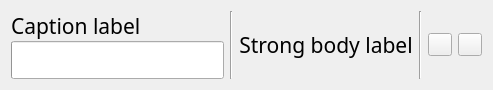
<?xml version="1.0" encoding="UTF-8"?>
<ui version="4.0">
 <class>SingleTaskWidget</class>
 <widget class="QWidget" name="SingleTaskWidget">
  <property name="geometry">
   <rect>
    <x>0</x>
    <y>0</y>
    <width>493</width>
    <height>77</height>
   </rect>
  </property>
  <property name="font">
   <font>
    <family>华文行楷</family>
    <pointsize>16</pointsize>
   </font>
  </property>
  <property name="windowTitle">
   <string notr="true">Form</string>
  </property>
  <layout class="QHBoxLayout" name="horizontalLayout" stretch="4,0,2,0,1,1">
   <item>
    <layout class="QVBoxLayout" name="verticalLayout" stretch="0,0">
     <property name="spacing">
      <number>0</number>
     </property>
     <item>
      <widget class="CaptionLabel" name="label_src">
       <property name="text">
        <string notr="true">Caption label</string>
       </property>
      </widget>
     </item>
     <item>
      <widget class="ProgressBar" name="progressBar">
       <property name="sizePolicy">
        <sizepolicy hsizetype="Expanding" vsizetype="Fixed">
         <horstretch>0</horstretch>
         <verstretch>0</verstretch>
        </sizepolicy>
       </property>
      </widget>
     </item>
    </layout>
   </item>
   <item>
    <widget class="Line" name="line_2">
     <property name="orientation">
      <enum>Qt::Vertical</enum>
     </property>
    </widget>
   </item>
   <item>
    <widget class="StrongBodyLabel" name="label_state">
     <property name="text">
      <string notr="true">Strong body label</string>
     </property>
     <property name="alignment">
      <set>Qt::AlignCenter</set>
     </property>
    </widget>
   </item>
   <item>
    <widget class="Line" name="line_3">
     <property name="orientation">
      <enum>Qt::Vertical</enum>
     </property>
    </widget>
   </item>
   <item>
    <widget class="ToolButton" name="pushButton">
     <property name="toolTip">
      <string>pause</string>
     </property>
    </widget>
   </item>
   <item>
    <widget class="ToolButton" name="pushButton_2">
     <property name="toolTip">
      <string>remove</string>
     </property>
    </widget>
   </item>
  </layout>
 </widget>
 <customwidgets>
  <customwidget>
   <class>ToolButton</class>
   <extends>QToolButton</extends>
   <header>qfluentwidgets</header>
  </customwidget>
  <customwidget>
   <class>CaptionLabel</class>
   <extends>QLabel</extends>
   <header>qfluentwidgets</header>
  </customwidget>
  <customwidget>
   <class>StrongBodyLabel</class>
   <extends>QLabel</extends>
   <header>qfluentwidgets</header>
  </customwidget>
  <customwidget>
   <class>ProgressBar</class>
   <extends>QProgressBar</extends>
   <header>qfluentwidgets</header>
  </customwidget>
 </customwidgets>
 <resources/>
 <connections>
  <connection>
   <sender>pushButton</sender>
   <signal>clicked()</signal>
   <receiver>SingleTaskWidget</receiver>
   <slot>pause_toggled()</slot>
   <hints>
    <hint type="sourcelabel">
     <x>526</x>
     <y>34</y>
    </hint>
    <hint type="destinationlabel">
     <x>517</x>
     <y>-2</y>
    </hint>
   </hints>
  </connection>
  <connection>
   <sender>pushButton_2</sender>
   <signal>clicked()</signal>
   <receiver>SingleTaskWidget</receiver>
   <slot>remove()</slot>
   <hints>
    <hint type="sourcelabel">
     <x>565</x>
     <y>31</y>
    </hint>
    <hint type="destinationlabel">
     <x>570</x>
     <y>8</y>
    </hint>
   </hints>
  </connection>
 </connections>
 <slots>
  <slot>pause_toggled()</slot>
  <slot>remove()</slot>
 </slots>
</ui>
